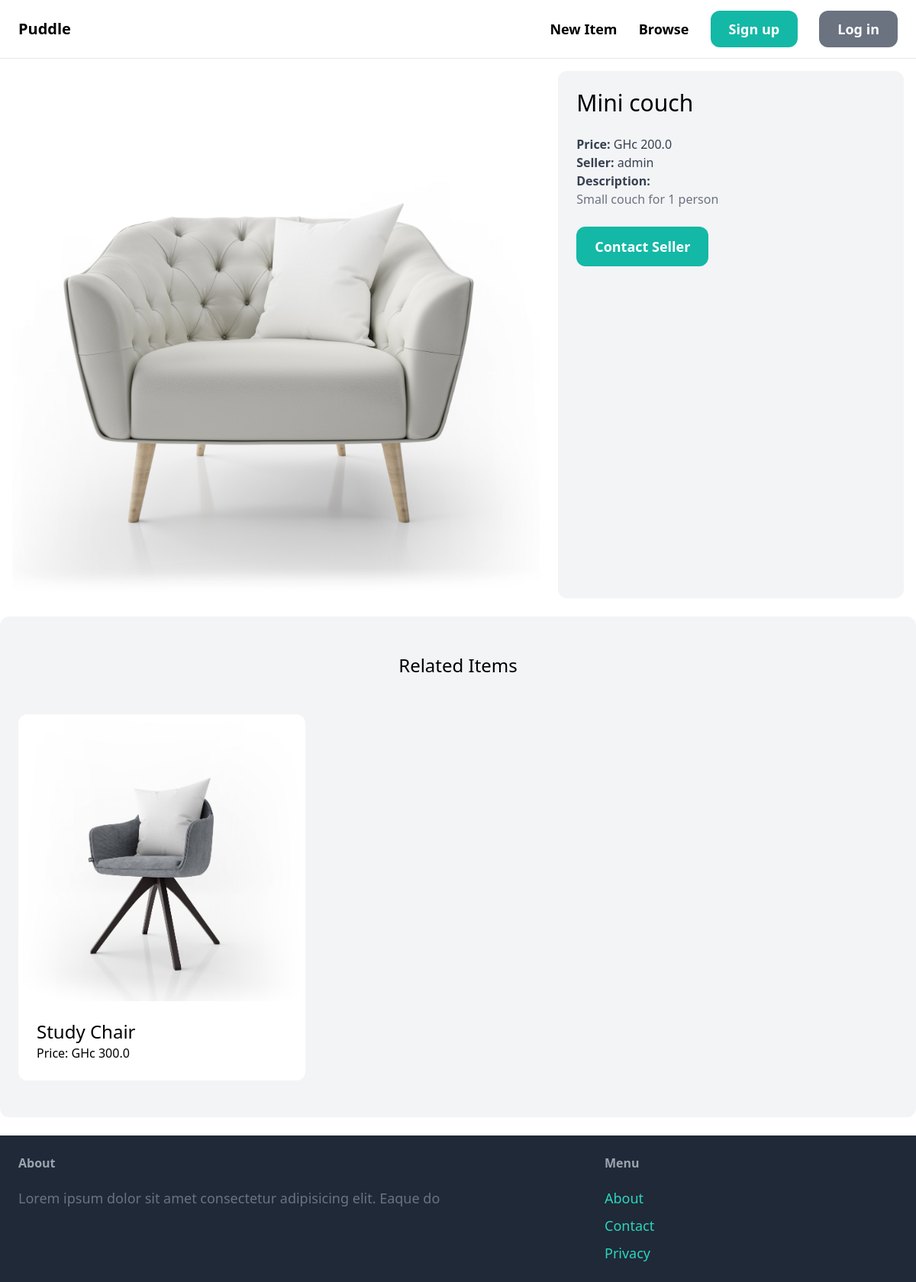
/item/2/, run on the app's committed database.
### item/models.py (models this page shows, shortened)
class Item(models.Model):
    name = models.CharField(max_length=255)
    category = models.ForeignKey(Category, related_name='items', on_delete=models.CASCADE)
    description = models.TextField(blank=True, null=True)
    price = models.FloatField()
    item_image = models.ImageField(upload_to="item_images", blank=True, null=True)
    is_sold = models.BooleanField()
    created_by = models.ForeignKey(User, related_name='items', on_delete=models.CASCADE)
    created_at = models.DateTimeField(auto_now_add=True)

### item/views.py (the view)
# urls.py: path("<int:pk>/", views.Detail, name="detail"),
def Detail(request, pk):
    item = get_object_or_404(Item, id=pk)
    related_items = Item.objects.filter(category=item.category, is_sold = False).exclude(pk=pk)[:5]
    return render(request, "item/detail.html", {
        'item': item,
        'related_items': related_items,
        })

### item/templates/item/detail.html (shortened to what this page needs)
{% extends "core/base.html"%}
{% block content %}
<div class="grid grid-cols-5 gap-6 mt-4 px-4">
    <div class="col-span-3">
        <img src="{{item.item_image.url}}" alt="" class="rounded-xl">
    </div>
    <div class="col-span-2 p-6 bg-gray-100 rounded-xl">
        <h1 class="text-3xl mb-6">{{item.name}}</h1>
        <p class="text-gray-700">
            <strong>Price: </strong> GHc {{item.price}}
        </p>
        <p class="text-gray-700">
            <strong>Seller: </strong>{{item.created_by}}
        </p>
        {% if item.description%}
        <p class="text-gray-500"><strong class="text-gray-700">Description: </strong> <br> {{item.description}}</p>
        {% endif%}
        {% if  item.created_by == request.user%}
        <div class="mt-6 p-6 bg-white rounded-xl">
            <p>This is your item!</p>
            <a href="{% url 'item:edit' item.id %}" class="inline-block mt-6 px-6 py-3 text-white text-lg font-semibold bg-teal-500 rounded-xl">Edit</a>
            <a href="{% url 'item:delete' item.id %}" class="inline-block mt-6 px-6 py-3 text-white text-lg font-semibold bg-red-500 rounded-xl">Delete</a>
        </div>
        {% else %}
        <a href="{% url 'conversation:new' item.id %}" class="inline-block py-3 px-6 mt-6 font-semibold text-white text-lg bg-teal-500 hover:bg-teal-700 rounded-xl">Contact Seller</a>
        {% endif %}
    </div>
</div>
<div class="mt-6 px-6 py-12 bg-gray-100 rounded-xl">
    <h2 class="mb-12 text-2xl text-center">Related Items</h2>
    <div class="grid grid-cols-3 gap-3">
        {% for item in related_items %}
        <div class="aspect-ratio">
            <a href="{% url 'item:detail' item.id %}" class="">
                <div>
                    <img src="{{ item.item_image.url }}" alt="" class="rounded-t-xl">
                </div>
                <div class="p-6 bg-white rounded-b-xl">
                    <h2 class="text-2xl">{{item.name}}</h2>
                    <p text-gray-500>Price: GHc {{item.price}}</p>
                </div>
            </a>
        </div>
        {% endfor %}
    </div>
</div>
{% endblock %}

### data on the page
Item: item_image (picture), name "Mini couch", price "200.0", created_by "admin", description "Small couch for 1 person"
Item: item_image (picture), name "Study Chair", price "300.0"
